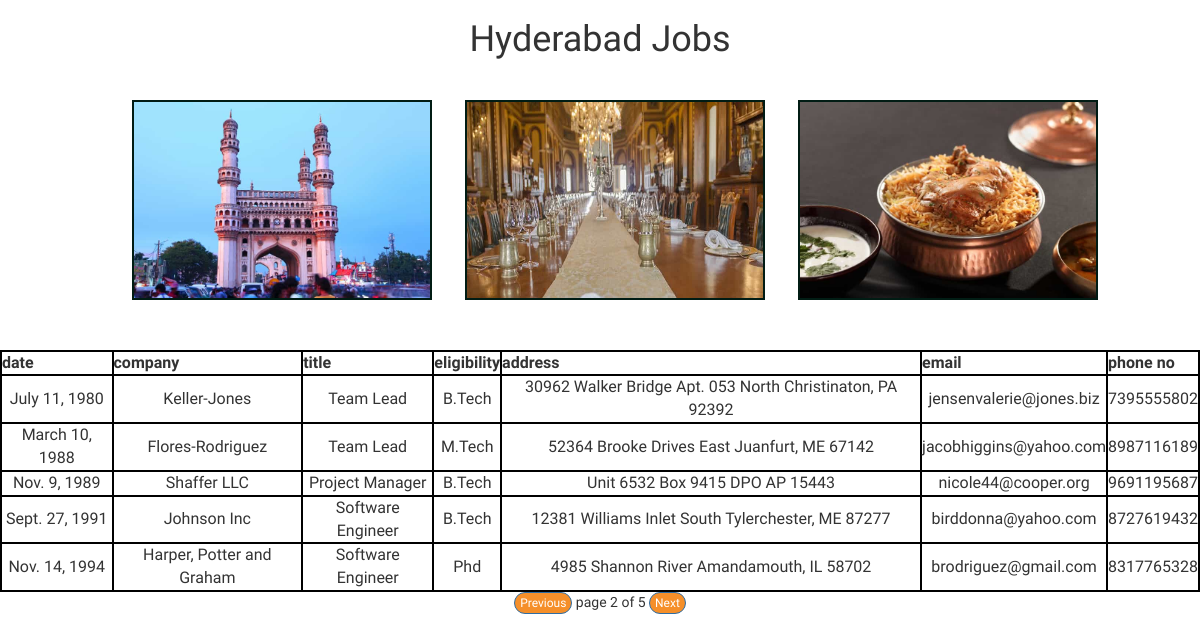
The page /hydjobsinfo/?page=2 on the database its author committed.
### jobsapp/models.py (models this page shows)
class hydjobs(models.Model):
    date = models.DateField()
    company = models.CharField(max_length=100)
    title = models.CharField(max_length=100)
    eligibility = models.CharField(max_length=100)
    address = models.CharField(max_length=100)
    email = models.EmailField()
    phonenumber = models.IntegerField()

### jobsapp/views.py (the view)
# urls.py: path('hydjobsinfo/',views.hydjobsinfo),
def hydjobsinfo(request):
    hyd_list = hydjobs.objects.order_by('date')
    paginator = Paginator(hyd_list,5)
    page_number = request.GET.get('page')
    try:
        hyd_list = paginator.page(page_number)
    except PageNotAnInteger:
        hyd_list = paginator.page(1)
    except EmptyPage:
        hyd_list = paginator.page(paginator.num_pages)
    my_dict = {'hyd_list':hyd_list}
    return render(request=request,template_name='jobsapp/hydjobs.html',context=my_dict)

### templates/jobsapp/hydjobs.html (shortened to what this page needs)
<!DOCTYPE html>
{% load static %}
<html>
<head>
    <link rel="stylesheet" href="https://stackpath.bootstrapcdn.com/bootstrap/3.4.1/css/bootstrap.min.css">
	<link rel="stylesheet" href="{% static 'css/demojobs.css' %}">
</head>
<body>
    <h1>Hyderabad Jobs</h1>
    <img src="{% static 'images/hyd1.jpg' %}">
    <img src="{% static 'images/hyd2.jpg' %}">
    <img src="{% static 'images/hyd3.jpg' %}">
    {% if hyd_list %}
    <table>
        <thead>
            <th>date</th>
            <th>company</th>
            <th>title</th>
            <th>eligibility</th>
            <th>address</th>
            <th>email</th>
            <th>phone no</th>
        </thead>
        {% for jobs in hyd_list %}
        <tr>
           <td>{{jobs.date}}</td>
           <td>{{jobs.company}}</td>
           <td>{{jobs.title}}</td>
           <td>{{jobs.eligibility}}</td>
           <td>{{jobs.address}}</td>
           <td>{{jobs.email}}</td>
           <td>{{jobs.phonenumber}}</td>
        </tr>
        {% endfor %}
    </table>
    {% else %}
    <p>No record found</p>
    {% endif %}
{% include 'jobsapp/pagination.html' with page=hyd_list %}
</body>
</html>

### static/css/demojobs.css (style rules this page uses)
body img { height: 200px; width: 300px; margin-top: 30px; margin-left: 30px; margin-bottom: 50px; border: 2px solid #011c14; }
body { background: url(https://images.unsplash.com/photo-1528459584353-5297db1a9c01?ixlib=rb-1.2.1&ixid=eyJhcHBfaWQiOjEyMDd9&auto=format&fit=crop&w=500&q=60); background-repeat: no-repeat; background-size: cover; text-align: center; font-family: 'Sriracha', cursive; }
table,tr,td,thead,th { border: solid 2px black; margin: auto; font-size: 16px; }
th { font-weight: bold; }

### rows shown on the page
hydjobs: date "July 11, 1980", company "Keller-Jones", title "Team Lead", eligibility "B.Tech", address "30962 Walker Bridge Apt. 053 North Christinaton, PA 92392", email "jensenvalerie@jones.biz", phonenumber "7395555802"
hydjobs: date "March 10, 1988", company "Flores-Rodriguez", title "Team Lead", eligibility "M.Tech", address "52364 Brooke Drives East Juanfurt, ME 67142", email "jacobhiggins@yahoo.com", phonenumber "8987116189"
hydjobs: date "Nov. 9, 1989", company "Shaffer LLC", title "Project Manager", eligibility "B.Tech", address "Unit 6532 Box 9415 DPO AP 15443", email "nicole44@cooper.org", phonenumber "9691195687"
hydjobs: date "Sept. 27, 1991", company "Johnson Inc", title "Software Engineer", eligibility "B.Tech", address "12381 Williams Inlet South Tylerchester, ME 87277", email "birddonna@yahoo.com", phonenumber "8727619432"
hydjobs: date "Nov. 14, 1994", company "Harper, Potter and Graham", title "Software Engineer", eligibility "Phd", address "4985 Shannon River Amandamouth, IL 58702", email "brodriguez@gmail.com", phonenumber "8317765328"

### other values the page prints
{{ page.number }} "2"
{{ page.paginator.num_pages }} "5"
